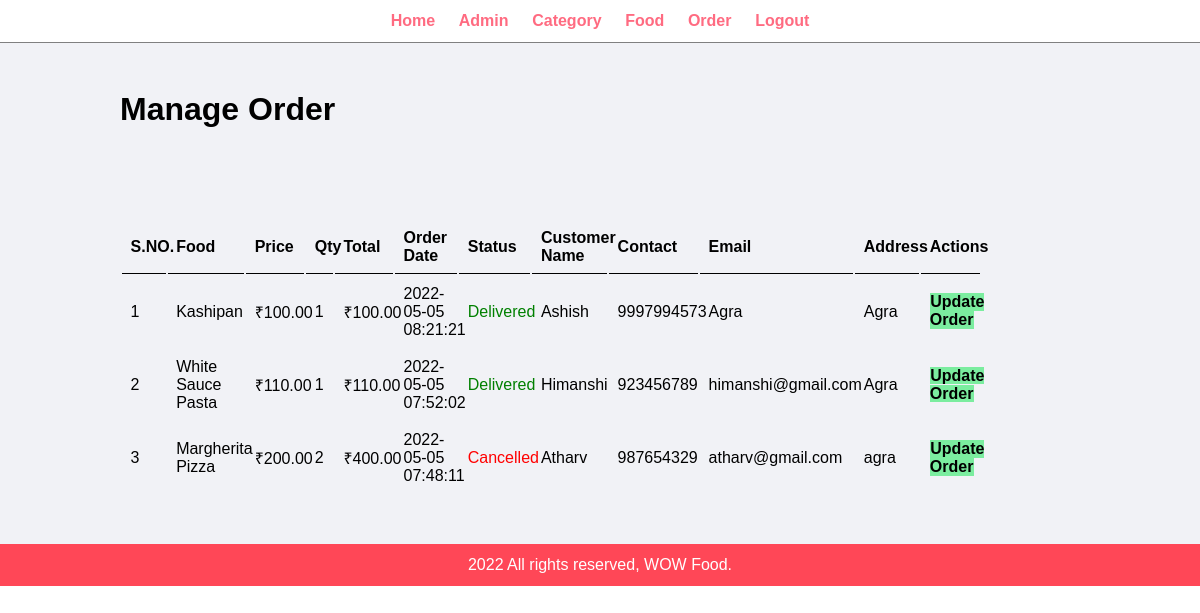
Page /admin/manage-order.php (signed in) on the committed database.
### tables this page shows
CREATE TABLE `tbl_order` (
  `id` int(10) UNSIGNED NOT NULL,
  `food` varchar(150) NOT NULL,
  `price` decimal(10,2) NOT NULL,
  `qty` int(11) NOT NULL,
  `total` decimal(10,2) NOT NULL,
  `order_date` datetime NOT NULL,
  `status` varchar(50) NOT NULL,
  `customer_name` varchar(150) NOT NULL,
  `customer_contact` varchar(20) NOT NULL,
  `customer_email` varchar(150) NOT NULL,
  `customer_address` varchar(255) NOT NULL
);

### admin/manage-order.php (the view, shortened to what this page needs)
<?php include('partials/menu.php') ?>
<div class="main-content">
    <div class="wrapper">
    <h1>Manage Order</h1>
    <br> <br> <br>
    <br><br>
        <table class="tbl-10">
            <tr>
                <th>S.NO.</th>
                <th>Food</th>
                <th>Price</th>
                <th>Qty</th>
                <th>Total</th>
                <th>Order Date</th>
                <th>Status</th>
                <th>Customer Name</th>
                <th> Contact</th>
                <th> Email</th>
                <th>Address</th>
                <th>Actions</th>
            </tr>
                 <?php
                       $sql = "SELECT * FROM tbl_order ORDER BY id DESC";
                       $res = mysqli_query($conn, $sql);
                       $count = mysqli_num_rows($res);
                       $sn = 1;
                       if($count>0)
                       {
                           while($row=mysqli_fetch_assoc($res))
                           {
                               $id = $row['id'];
                               $food = $row['food'];
                               $price = $row['price'];
                               $qty = $row['qty'];
                               $total = $row['total'];
                               $order_date = $row['order_date'];
                               $status = $row['status'];
                               $customer_name = $row['customer_name'];
                               $customer_contact = $row['customer_contact'];
                               $customer_email = $row['customer_email'];
                               $customer_address = $row['customer_address'];
                                ?>
                                  <tr>
                                    <td><?php echo $sn++; ?></td>
                                    <td><?php echo $food; ?></td>
                                    <td>₹<?php echo $price; ?></td>
                                    <td><?php echo $qty; ?></td>
                                    <td>₹<?php echo $total; ?></td>
                                     <td><?php echo $order_date; ?></td>
                                 <td>
                                       <?php
                                       if($status=="Ordered")
                                       {
                                           echo "<label>$status</label>";
                                       }
                                       elseif($status=="On Delivery")
                                       {
                                           echo "<label style='color: orange'>$status</label>";
                                       }
                                       elseif($status=="Delivered")
                                       {
                                           echo "<label style='color: green'>$status</label>";
                                       }
                                       elseif($status=="Cancelled")
                                       {
                                           echo "<label style='color: red'>$status</label>";
                                       }
                                        ?>
                                       </td>
                                    <td><?php echo $customer_name; ?></td>
                                         <td><?php echo $customer_contact; ?></td>
                                        <td><?php echo $customer_email; ?></td>
                                         <td><?php echo $customer_address; ?></td>
                                          <td>
                                        <a href="<?php echo SITEURL; ?>admin/update-order.php?id=<?php echo $id; ?>" class="btn-secondary">Update Order</a>
                                      </td>
                                      </tr>
                                <?php
                           }
                       }
                       else
                       {
                           echo "<tr><td colspan='12' class='error'>Order not available</td></tr>";
                       }
                 ?>
        </table>
    </div>
</div>
<?php include('partials/footer.php') ?>

### admin/partials/menu.php (shortened to what this page needs)
<html>
    <head>
      <link rel="stylesheet" href="../css/admin.css">
</head>
<body>
    <div class="menu">
        <div class="wrapper">
        <ul>
            <li><a href="index.php">Home</a></li>
            <li><a href="manage-admin.php">Admin</a></li>
            <li><a href="manage-category.php">Category</a></li>
            <li><a href="manage-food.php">Food</a></li>
            <li><a href="manage-order.php">Order</a></li>
            <li><a href="logout.php">Logout</a></li>
        </ul>
        </div>
    </div>

### admin/partials/footer.php
 <div class="footer">
    <div class="wrapper">
         <p class="text-center">2022 All rights reserved, WOW Food.</p>
    </div>
    </div>
</body>
</html>

### css/admin.css (style rules this page uses)
* { margin:0; padding:0; font-family: Arial, Helvetica, sans-serif; }
.wrapper { padding: 1%; width: 80%; margin: 0 auto; }
.text-center { text-align: center; }
.tbl-10 { width: 200; }
table tr th { border-bottom: 1px solid black; padding: 1%; text-align: left; }
table tr td { padding: 1%; }
.btn-secondary { background-color: #7bed9f; padding: 1%; color: black; text-decoration: none; font-weight: bold; }
.menu { text-align: center; border-bottom: 1px solid grey; }
.menu ul { list-style-type: none; }
.menu ul li { display: inline; padding: 1%; }
.menu ul li a { text-decoration: none; font-weight: bold; color: #ff6b81; }
.main-content { padding: 3% 0; background-color: #f1f2f6; }
.footer { background-color:#ff4757 ; color: white; }

### rows in the picture
tbl_order: food "Kashipan", price "100.00", qty "1", total "100.00", order_date "2022-05-05 08:21:21", status "Delivered", customer_name "Ashish", customer_contact "9997994573", customer_email "Agra", customer_address "Agra"
tbl_order: food "White Sauce Pasta", price "110.00", qty "1", total "110.00", order_date "2022-05-05 07:52:02", status "Delivered", customer_name "Himanshi", customer_contact "923456789", customer_email "himanshi@gmail.com", customer_address "Agra"
tbl_order: food "Margherita Pizza", price "200.00", qty "2", total "400.00", order_date "2022-05-05 07:48:11", status "Cancelled", customer_name "Atharv", customer_contact "987654329", customer_email "atharv@gmail.com", customer_address "agra"
